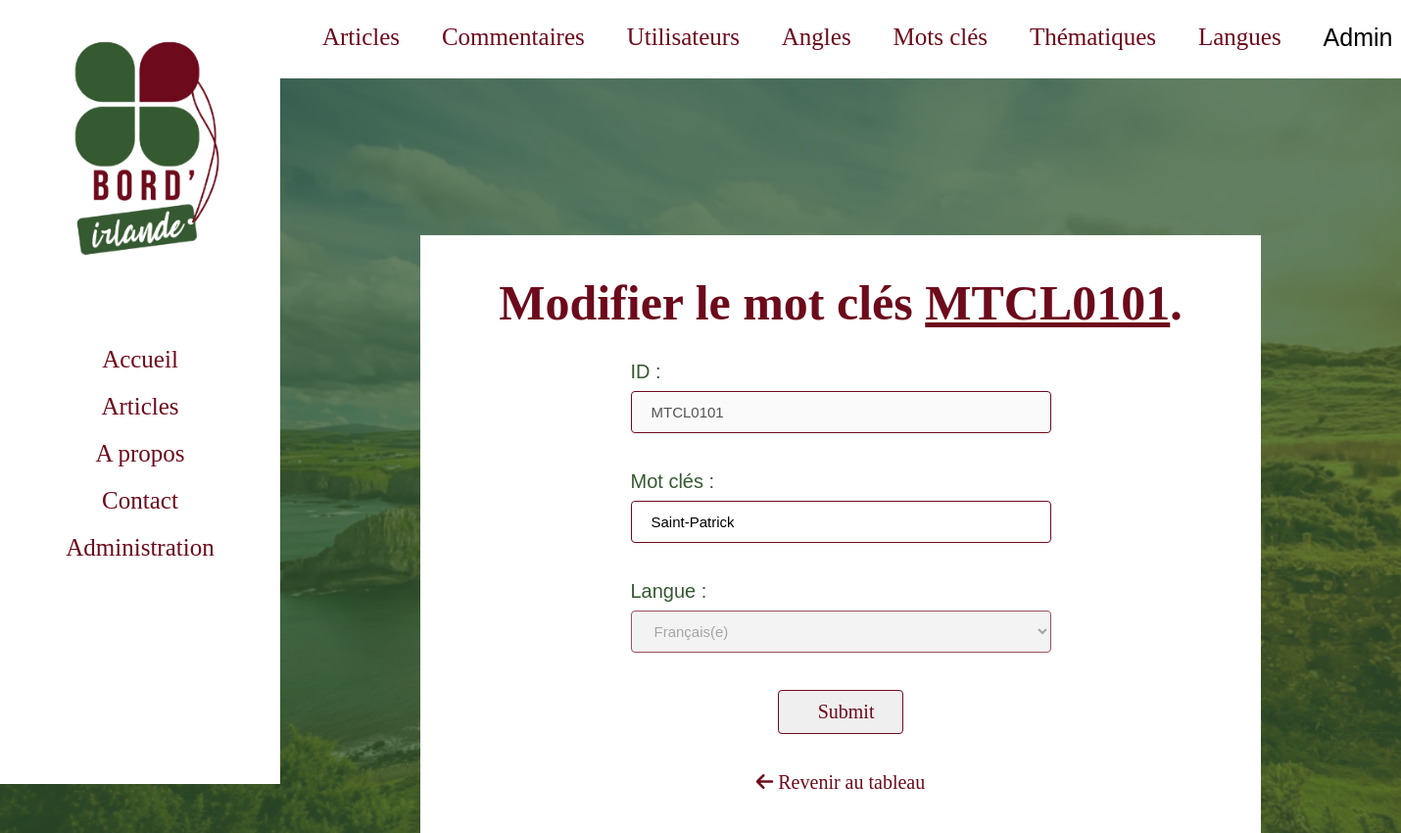
Page /mots_cles/update.php?id=MTCL0101 (signed in) on the committed database.
### tables this page shows
CREATE TABLE IF NOT EXISTS `motcle` (
  `NumMoCle` char(8) NOT NULL,
  `LibMoCle` char(30) DEFAULT NULL,
  `NumLang` char(8) NOT NULL,
  PRIMARY KEY (`NumMoCle`),
  KEY `MOTCLE_FK` (`NumMoCle`),
  KEY `FK_ASSOCIATION_5` (`NumLang`)
);

CREATE TABLE IF NOT EXISTS `langue` (
  `NumLang` char(8) NOT NULL,
  `Lib1Lang` char(25) DEFAULT NULL,
  `Lib2Lang` char(45) DEFAULT NULL,
  `NumPays` char(4) DEFAULT NULL,
  PRIMARY KEY (`NumLang`),
  KEY `LANGUE_FK` (`NumLang`)
);

### mots_cles/update.php (the view, shortened to what this page needs)
<?php
    include '../assets/php/connect_PDO.php';
?>
<!DOCTYPE html>
<html>
    <head>
		<link rel="stylesheet" href="../assets/css/style.css" />
    </head>
    <body>
        <?php
            if(isset($_GET['id']) && !empty($_GET['id'])) {
                $req = $bdd->prepare('SELECT * FROM motcle WHERE NumMoCle = :id');
                $req->execute(array(
                    'id' => $_GET['id']
                ));
                $donnees = $req->fetch();
                $NumLangMoCle = $donnees['NumLang'];
                if(!empty($donnees)) {
                    ?>
                        <?php include '../assets/php/menuInAdminShow.php'; ?>
                    <div class="thematiques">
                                        <?php include '../assets/php/menuAdmin.php'; ?>
                        <div class="Update">
                                                <h1>Modifier le mot clés <span><?php echo $_GET['id']; ?></span>.</h1>
                            <div class="UpdateContent">
                                                <form action="update.php?id=<?php echo $_GET['id']; ?>" method="POST">
                                                <div class="Margin">
                                                    <label for="NumMoCle">ID :</label>
                                                    <input type="text" id="NumMoCle" name="NumMoCle" placeholder="Identifiant du mot clés" size="8" minlength="8" value="<?php echo $donnees['NumMoCle']; ?>" required disabled><br>
                                                </div>
                                                <div class="Margin">
                                                    <label for="LibMoCle">Mot clés :</label>
                                                    <input type="text" id="LibMoCle" name="LibMoCle" placeholder="Entrer le mot clés" size="30" maxlength="30" autofocus="autofocus" value="<?php echo $donnees['LibMoCle']; ?>" required><br>
                                                </div>
                                                <div class="Margin">
                                                    <label for="NumLang">Langue :</label>
                                                    <select name="NumLang" id="NumLang" required disabled>
                                                        <?php
                                                            $req = $bdd->query('SELECT * FROM langue ORDER BY NumLang');
                                                            while($donnees = $req->fetch()) {
                                                        ?>
                                                                <option value="<?php echo $donnees['NumLang']; ?>" <?php echo $donnees['NumLang'] == $NumLangMoCle ? "selected" : ""; ?>><?php echo $donnees['Lib1Lang']; ?></option>
                                                        <?php
                                                            }
                                                        ?>
                                                    </select> <br>
                                                </div>
                                                <div class="validerInput">
                                                    <input type="submit">
                                                </div>
                                                </form>
                                                <div class="Margin validerInput">
                                                    <a href="index.php" class="back"><i class="fas fa-arrow-left"></i> Revenir au tableau</a>
                                                </div>
                                            <?php
                                        } else {
                                            $_SESSION['answer'] = "<span>Ce mot clés est introuvable !</span>";
                                            header('Location: index.php');
                                        }
                                    } else {
                                        $_SESSION['answer'] = "<span>Ce mot clés est introuvable !</span>";
                                        header('Location: index.php');
                                    }
                                ?>
                            </div>
                        </div>
                    </div>
    </body>
</html>

### assets/css/style.css (style rules this page uses)
body { display: flex; margin: 0px; background-image: url("../images/image_2.png"); background-repeat: no-repeat; background-attachment: fixed; background-color: #345831; background-size: cover; width: 100vw; height: 100vh; }
.thematiques { display: flex; flex-direction: column; margin-left: 20vw; }
.thematiques h1 { font-family: 'Bebas Neue', cursive; color: #6D0A1B; text-align: center; font-size: 50px; padding-top: 10vh; margin: 0px; margin-top: 5vh; }
.Update { background-color: white; width: 60vw; height: auto; margin-top: 20vh; margin-left: 10vw; font-size: 20px; margin-bottom: 10vh; }
.Update h1 { padding-top: 0; }
.UpdateContent { color: #355931; width: 30vw; margin: 0px auto; font-family: Helvetica, sans-serif; margin-bottom: 5vh; }
.Margin { margin-top: 30px; }
.thematiques a { text-decoration: none; font-family: 'Bebas Neue', cursive; color: #355931; }
input { width: 100%; padding: 12px 20px; margin: 8px 0; box-sizing: border-box; border: 1px solid #6D0A1B; border-radius: 4px; font-size: 15px; font-family: 'Helvetica', sans-serif; font-weight: 400; }
input[type=submit], input[type=reset] { font-size: 20px; font-family: 'Bebas Neue', cursive; font-weight: 400; color: #6D0A1B; padding: 10px 40px; transition: 0.3s ease; margin-top: 30px; width: 30%; }
label { font-size: 20px; font-family: 'Helvetica', sans-serif; font-weight: 400; color: #355931; }
.validerInput { text-align: center; }
select { width: 100%; padding: 11px 19px; border-radius: 4px; margin: 8px 0; box-sizing: border-box; border: 1px solid #6D0A1B; font-size: 15px; font-family: 'Helvetica', sans-serif; font-weight: 400; }
.Update h1 span { text-decoration: underline; }
.thematiques a { color: #6D0A1B; }

### rows in the picture
motcle: NumMoCle "MTCL0101", LibMoCle "Saint-Patrick", NumLang "Français(e)"

### other values in the picture
$_SESSION['login'] "Admin"
$_GET['id'] "MTCL0101"
